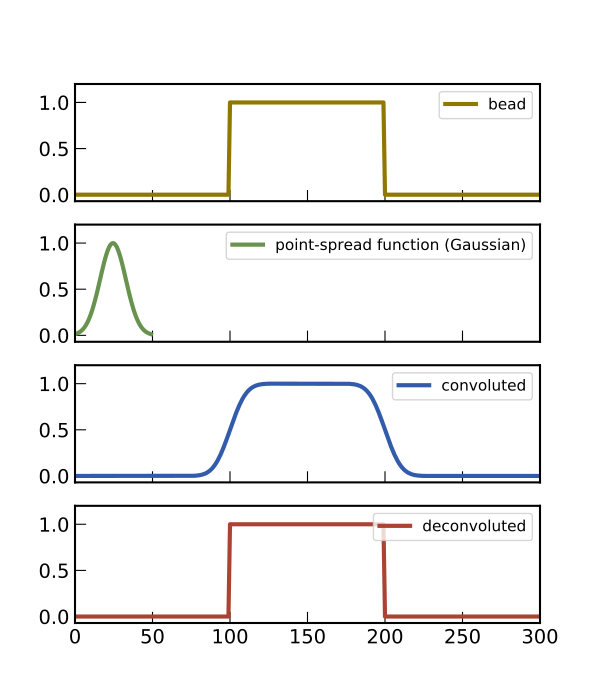

Python code for this plot:
import numpy as np
import scipy.signal
import matplotlib.pyplot as plt

# let the signal be box-like
bead = np.repeat([0., 1., 0.], 100)
# and use a gaussian filter
# the filter should be shorter than the signal
# the filter should be such that it's much bigger then zero everywhere
gauss = np.exp(-( (np.linspace(0,50)-25.)/float(12))**2 )
print gauss.min()  # = 0.013 >> 0

# calculate the convolution (np.convolve and scipy.signal.convolve identical)
# the keywordargument mode="same" ensures that the convolution spans the same
#   shape as the input array.
#filtered = scipy.signal.convolve(signal, gauss, mode='same')
filtered = np.convolve(bead, gauss, mode='same')

deconv,  _ = scipy.signal.deconvolve( filtered, gauss )
#the deconvolution has n = len(signal) - len(gauss) + 1 points
n = len(bead)-len(gauss)+1
# so we need to expand it by
s = (len(bead)-n)/2
#on both sides.
deconv_res = np.zeros(len(bead))
deconv_res[s:len(bead)-s-1] = deconv
deconv = deconv_res
# now deconv contains the deconvolution
# expanded to the original shape (filled with zeros)


#### Plot ####
fig , ax = plt.subplots(nrows=4, figsize=(6,7))

ax[0].plot(bead,            color="#907700", label="bead",     lw=3 )
ax[1].plot(gauss,          color="#68934e", label="point-spread function (Gaussian)", lw=3 )
# we need to divide by the sum of the filter window to get the convolution normalized to 1
ax[2].plot(filtered/np.sum(gauss), color="#325cab", label="convoluted" ,  lw=3 )
ax[3].plot(deconv,         color="#ab4232", label="deconvoluted", lw=3 )

for i in range(len(ax)):
    ax[i].set_xlim([0, len(bead)])
    ax[i].set_ylim([-0.07, 1.2])
    ax[i].legend(loc=1, fontsize=11)
    if i != len(ax)-1 :
        ax[i].set_xticklabels([])

plt.savefig(__file__[:-3] + ".pdf")
plt.show()
